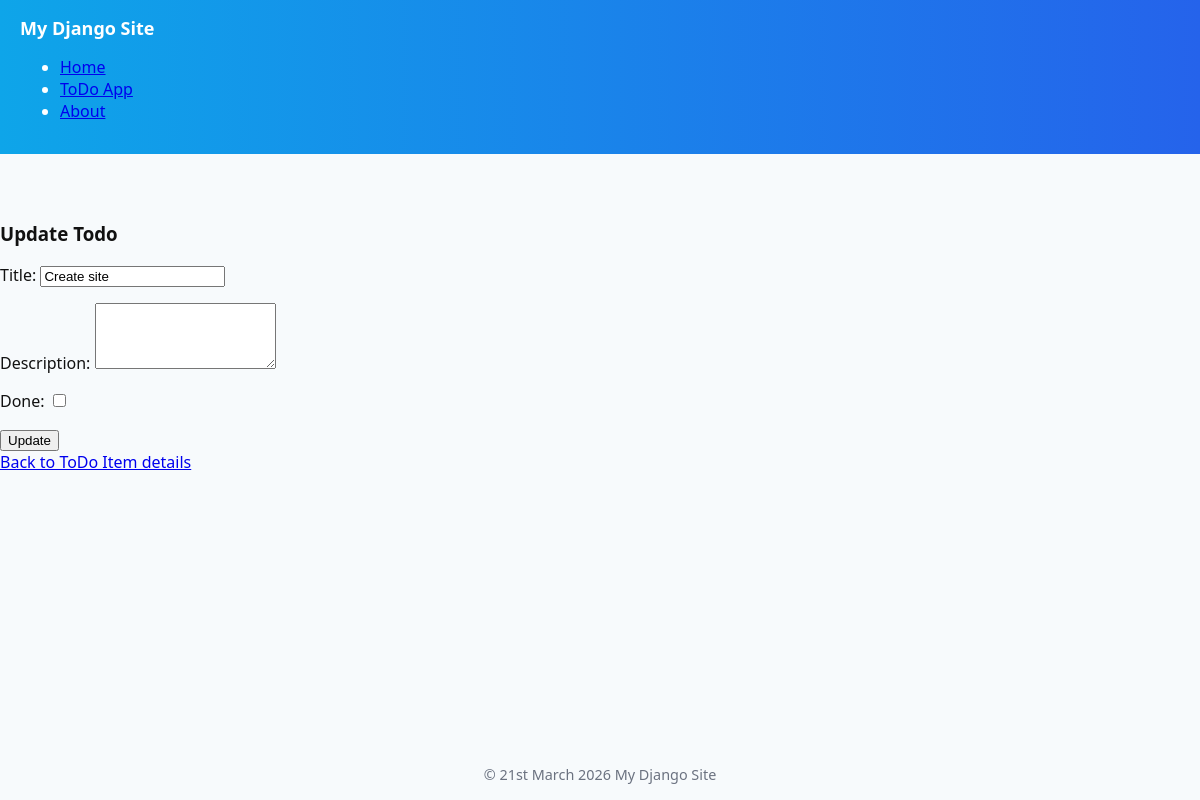
/todos/1/update/, run on an earlier commit of the app's database.
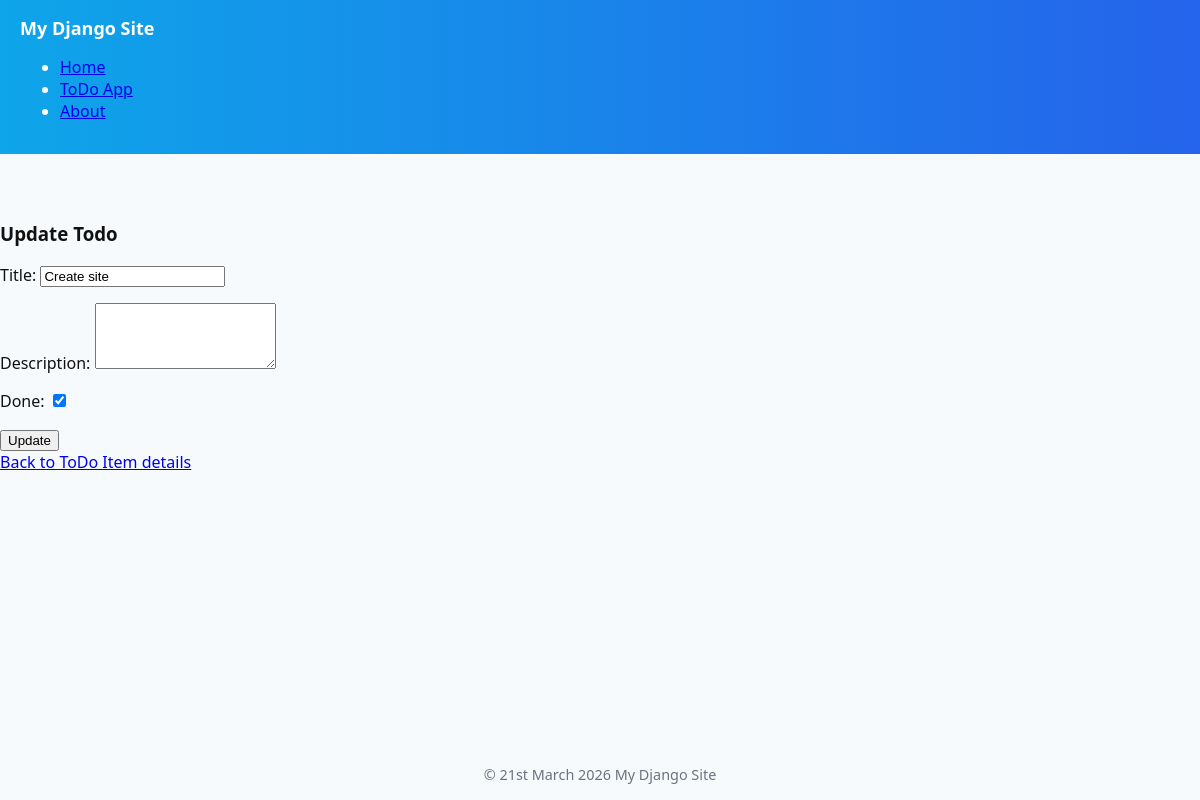
And on a later commit of the database.
### todo_app/models.py (models this page shows, shortened)
class ToDoItem(models.Model):
    class Meta:
        ordering = ("id", )
        verbose_name = "ToDo Item"
    title = models.CharField(max_length=250)
    description = models.TextField(blank=True, null=False)
    done = models.BooleanField(default=False)
    archived = models.BooleanField(default=False)

### todo_app/views.py (the view)
# urls.py: path('<int:pk>/update/', views.ToDoItemUpdateView.as_view(), name='update'),
class ToDoItemUpdateView(UpdateView):
    model = ToDoItem
    template_name_suffix = "_update_form"
    form_class = ToDoItemUpdateForm

### todo_app/forms.py
class ToDoItemUpdateForm(forms.ModelForm):
    class Meta(ToDoItemCreateForm.Meta):
        fields = (
            "title",
            "description",
            "done",
            )

### todo_app/templates/todo_app/todoitem_update_form.html (shortened to what this page needs)
{% extends "todo_app/base.html" %}
{% block body %}
    <h3>Update Todo</h3>
    <form method="post">
        {{ form.as_p }}
        <input type="submit" value="Update">
    </form>
    <div>
        <a href="{% url 'todo_app:detail' object.pk %}"
        >Back to ToDo Item details</a>
    </div>
{% endblock body %}

What changed in the data, as far as the page shows it:
changed ToDoItem "Create site": done "☐" → "☑"
